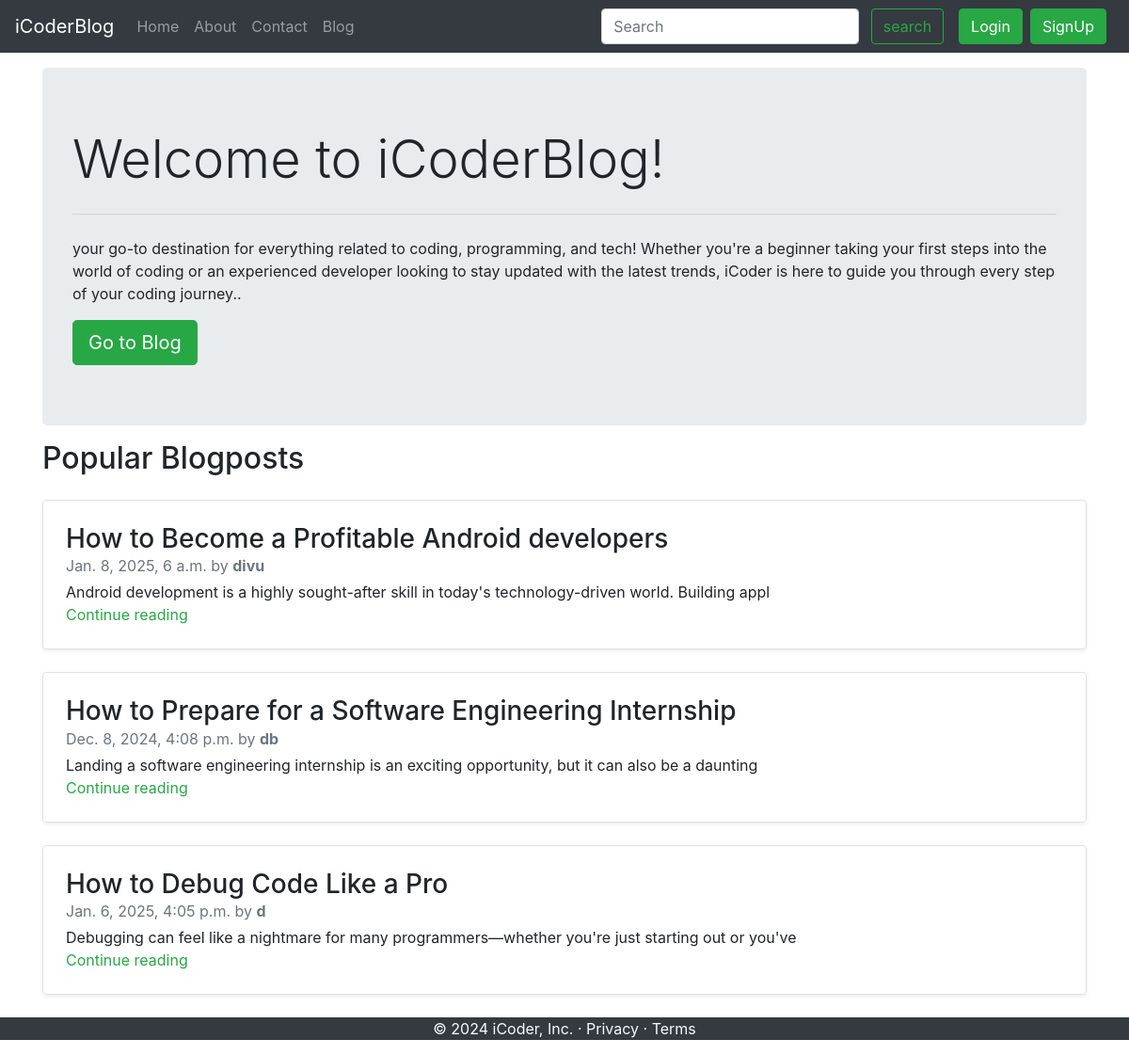
The page / on the database its author committed.
### blog/models.py (models this page shows, shortened)
class Blog(models.Model):
    sno = models.AutoField(primary_key=True)
    title= models.CharField(max_length=155)
    author=models.CharField(max_length=14)
    slug=models.CharField(max_length=130)
    views = models.IntegerField(default=0)
    timeStamp=models.DateTimeField(blank=True)
    content=models.TextField()

### home/views.py (the view)
# urls.py: path('', views.home, name='home' ),
def home(request):
      top_posts = Blog.objects.all().order_by('-views')[:3]
      context = {'top_posts':top_posts}
      return render(request, 'home/home.html', context)

### templates/home/home.html (shortened to what this page needs)
{% extends "base.html" %}
{%block body%}
<div class="container">
    <div class="jumbotron my-3">
      <h1 class="display-4">Welcome to iCoderBlog!</h1>
        <hr class="my-4">
      <p>
         your go-to destination for everything related to coding, programming, and tech! Whether you're a beginner taking your first steps into the world of coding or an experienced developer looking to stay updated with the latest trends, iCoder is here to guide you through every step of your coding journey..</p>
      <a class="btn btn-success btn-lg" href="/blog" role="button">Go to Blog</a>
      </div>
    </div>
      <div class="container">
        <h2>Popular Blogposts</h2>
        {%for post in top_posts %}
        <div class="row no-gutters border rounded overflow-hidden flex-md-row mb-4 shadow-sm h-md-250 my-4 position-relative">
                <div class="col p-4 d-flex flex-column position-static">
                  <h3 class="mb-0">{{post.title}}</h3>
                  <div class="mb-1 text-muted">{{post.timeStamp}} by <b>{{post.author}}</b></div>
                  <p class="card-text mb-auto">{{post.content|slice:":100"}}</p>
                  <a href="/blog/{{post.slug}}" class="text-success">Continue reading</a>
                </div>
           </div>
           {% endfor %}
              </div>
{%endblock body%}

### rows shown on the page
Blog: title "How to Become a Profitable Android developers", timeStamp "Jan. 8, 2025, 6 a.m.", author "divu", content "Android development is a highly sought-after skill in today's technology-driven world. Building appl"
Blog: title "How to Prepare for a Software Engineering Internship", timeStamp "Dec. 8, 2024, 4:08 p.m.", author "db", content "Landing a software engineering internship is an exciting opportunity, but it can also be a daunting"
Blog: title "How to Debug Code Like a Pro", timeStamp "Jan. 6, 2025, 4:05 p.m.", author "d", content "Debugging can feel like a nightmare for many programmers—whether you're just starting out or you've"
